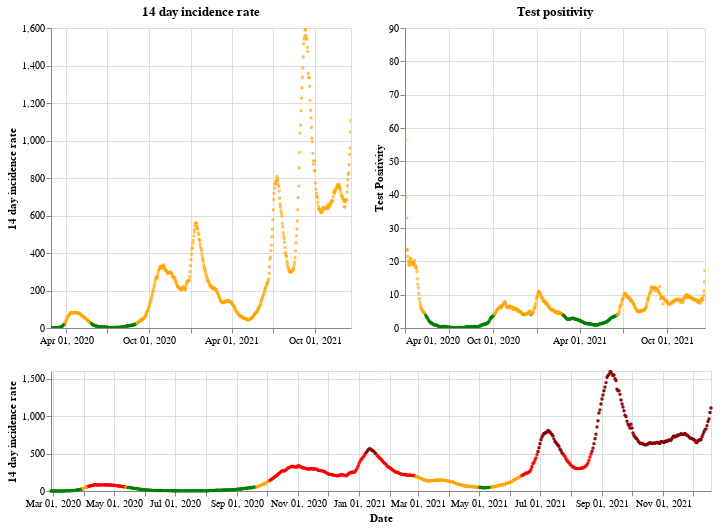

The cell this chart's notebook holds for it:
### Markdown cell above
## Scotland

### Code cell
plot_traffic_light('Scotland')

### Figure 1 — Vega-Lite specification as saved in the notebook (floating-point values rounded to 4 significant figures; data arrays with more than 128 entries replaced by an {"elided": "..."} marker saying what was removed)
{"config": {"view": {"continuousWidth": 400, "continuousHeight": 300}}, "vconcat": [{"hconcat": [{"mark": {"type": "point", "size": 2}, "encoding": {"color": {"condition": {"value": "green", "test": "(datum.twoWeeklyCasesRate <= 25)"}, "value": "orange"}, "tooltip": [{"type": "nominal", "field": "areaName"}, {"type": "temporal", "field": "date"}, {"type": "quantitative", "field": "twoWeeklyCasesRate"}, {"type": "quantitative", "field": "testPositivity"}], "x": {"type": "temporal", "axis": {"title": ""}, "field": "date", "scale": {"domain": {"selection": "DateBrush"}}, "timeUnit": "yearmonthdate"}, "y": {"type": "quantitative", "axis": {"title": "14 day incidence rate"}, "field": "twoWeeklyCasesRate"}}, "title": "14 day incidence rate", "width": 300}, {"mark": {"type": "point", "size": 2}, "encoding": {"color": {"condition": {"value": "green", "test": "(datum.testPositivity <= 4)"}, "value": "orange"}, "tooltip": [{"type": "nominal", "field": "areaName"}, {"type": "temporal", "field": "date"}, {"type": "quantitative", "field": "twoWeeklyCasesRate"}, {"type": "quantitative", "field": "testPositivity"}], "x": {"type": "temporal", "axis": {"title": ""}, "field": "date", "scale": {"domain": {"selection": "DateBrush"}}, "timeUnit": "yearmonthdate"}, "y": {"type": "quantitative", "axis": {"title": "Test Positivity"}, "field": "testPositivity"}}, "title": "Test positivity", "width": 300}]}, {"layer": [{"mark": {"type": "point", "size": 2}, "encoding": {"color": {"condition": {"value": "orange", "test": "(((datum.testPositivity < 4) && (datum.twoWeeklyCasesRate >= 50)) && (datum.twoWeeklyCasesRate < 200))"}, "value": "red"}, "opacity": {"condition": {"value": 1, "test": "((datum.twoWeeklyCasesRate >= 50) && (datum.twoWeeklyCasesRate < 500))"}, "value": 0}, "tooltip": [{"type": "nominal", "field": "areaName"}, {"type": "temporal", "field": "date"}, {"type": "quantitative", "field": "twoWeeklyCasesRate"}, {"type": "quantitative", "field": "testPositivity"}], "x": {"type": "temporal", "axis": {"title": "Date"}, "field": "date", "timeUnit": "yearmonthdate"}, "y": {"type": "quantitative", "axis": {"title": "14 day incidence rate"}, "field": "twoWeeklyCasesRate"}}, "selection": {"DateBrush": {"type": "interval", "encodings": ["x"], "fields": ["Time"]}}}, {"mark": {"type": "point", "size": 2}, "encoding": {"color": {"value": "darkred"}, "opacity": {"condition": {"value": 1, "test": "(datum.twoWeeklyCasesRate >= 500)"}, "value": 0}, "tooltip": [{"type": "nominal", "field": "areaName"}, {"type": "temporal", "field": "date"}, {"type": "quantitative", "field": "twoWeeklyCasesRate"}, {"type": "quantitative", "field": "testPositivity"}], "x": {"type": "temporal", "axis": {"title": "Date"}, "field": "date", "timeUnit": "yearmonthdate"}, "y": {"type": "quantitative", "axis": {"title": "14 day incidence rate"}, "field": "twoWeeklyCasesRate"}}}, {"mark": {"type": "point", "size": 2}, "encoding": {"color": {"condition": {"value": "green", "test": "((datum.testPositivity < 4) && (datum.twoWeeklyCasesRate < 50))"}, "value": "orange"}, "opacity": {"condition": {"value": 1, "test": "(datum.twoWeeklyCasesRate < 50)"}, "value": 0}, "tooltip": [{"type": "nominal", "field": "areaName"}, {"type": "temporal", "field": "date"}, {"type": "quantitative", "field": "twoWeeklyCasesRate"}, {"type": "quantitative", "field": "testPositivity"}], "x": {"type": "temporal", "axis": {"title": "Date"}, "field": "date", "timeUnit": "yearmonthdate"}, "y": {"type": "quantitative", "axis": {"title": "14 day incidence rate"}, "field": "twoWeeklyCasesRate"}}}], "height": 120, "width": 660}], "data": {"name": "data-32eadc6cf24c61414ff594db826207aa"}, "$schema": "https://vega.github.io/schema/vega-lite/v4.8.1.json", "datasets": {"data-32eadc6cf24c61414ff594db826207aa": {"elided": "661 records"}}}
